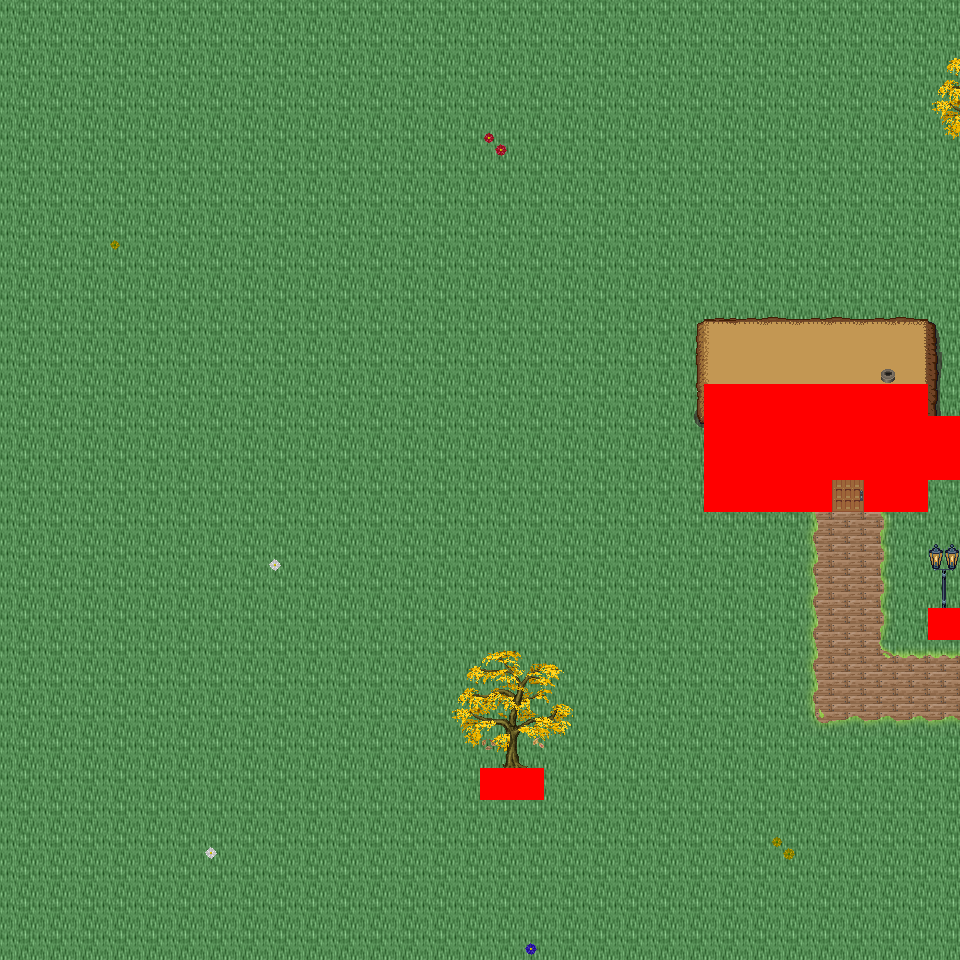

Rendered tile map (Tiled .tmx) drawn with the repository's tilesets; below, a short description and the map source with its tile grids summarised:
An orthogonal 30x30 tile map with 32x32 px tiles, 6 tile layers (Ground, Object, Object2, Above, ...), 34 tilesets and 5 objects (5x mapExit).

<map version="1.0" orientation="orthogonal" renderorder="right-down" width="30" height="30" tilewidth="32" tileheight="32" nextobjectid="6">
  <tileset firstgid="1" name="tileset_logic_collision" tilewidth="32" tileheight="32" tilecount="1" columns="1">
    <image source="../drawable/tileset_logic_collision.png" width="32" height="32" />
  </tileset>
  <tileset firstgid="2" name="tileset_ground_ridge_earth_pale" tilewidth="32" tileheight="32" tilecount="96" columns="12">
    <image source="../drawable/tileset_ground_ridge_earth_pale.png" width="384" height="256" />
  </tileset>
  <tileset firstgid="98" name="tileset_ground_ridge_earth_dark" tilewidth="32" tileheight="32" tilecount="96" columns="12">
    <image source="../drawable/tileset_ground_ridge_earth_dark.png" width="384" height="256" />
  </tileset>
  <tileset firstgid="194" name="tileset_ground_ground" tilewidth="32" tileheight="32" tilecount="33" columns="3">
    <image source="../drawable/tileset_ground_ground.png" width="96" height="352" />
  </tileset>
  <tileset firstgid="227" name="tileset_building_castle" tilewidth="32" tileheight="32" tilecount="320" columns="20">
    <image source="../drawable/tileset_building_castle.png" width="640" height="512" />
  </tileset>
  <tileset firstgid="547" name="tileset_ground_grass_corners" tilewidth="32" tileheight="32" tilecount="24" columns="6">
    <image source="../drawable/tileset_ground_grass_corners.png" width="192" height="128" />
  </tileset>
  <tileset firstgid="571" name="tileset_ground_grass_edges" tilewidth="32" tileheight="32" tilecount="36" columns="12">
    <image source="../drawable/tileset_ground_grass_edges.png" width="384" height="96" />
  </tileset>
  <tileset firstgid="607" name="tileset_item_pot_barrels_1" tilewidth="32" tileheight="32" tilecount="8" columns="4">
    <image source="../drawable/tileset_item_pot_barrels_1.png" width="128" height="64" />
  </tileset>
  <tileset firstgid="615" name="tileset_item_weapon_cannon" tilewidth="32" tileheight="32" tilecount="12" columns="3">
    <image source="../drawable/tileset_item_weapon_cannon.png" width="96" height="128" />
  </tileset>
  <tileset firstgid="627" name="tileset_building_door_door" tilewidth="32" tileheight="32" tilecount="6" columns="3">
    <image source="../drawable/tileset_building_door_door.png" width="96" height="64" />
  </tileset>
  <tileset firstgid="633" name="tileset_building_door_closed" tilewidth="32" tileheight="32" tilecount="1" columns="1">
    <image source="../drawable/tileset_building_door_closed.png" width="32" height="32" />
  </tileset>
  <tileset firstgid="634" name="tileset_building_window_window_centered" tilewidth="32" tileheight="32" tilecount="1" columns="1">
    <image source="../drawable/tileset_building_window_window_centered.png" width="32" height="32" />
  </tileset>
  <tileset firstgid="635" name="tileset_building_decoration_chimney_big" tilewidth="32" tileheight="32" tilecount="2" columns="1">
    <image source="../drawable/tileset_building_decoration_chimney_big.png" width="32" height="64" />
  </tileset>
  <tileset firstgid="637" name="tileset_building_tan_building" tilewidth="32" tileheight="32" tilecount="24" columns="4">
    <image source="../drawable/tileset_building_tan_building.png" width="128" height="192" />
  </tileset>
  <tileset firstgid="661" name="tileset_building_museum" tilewidth="32" tileheight="32" tilecount="56" columns="7">
    <image source="../drawable/tileset_building_museum.png" width="224" height="256" />
  </tileset>
  <tileset firstgid="717" name="tileset_building_decoration_chimney" tilewidth="32" tileheight="32" tilecount="2" columns="1">
    <image source="../drawable/tileset_building_decoration_chimney.png" width="32" height="64" />
  </tileset>
  <tileset firstgid="719" name="tileset_plant_tree_fall_trees" tilewidth="32" tileheight="32" tilecount="40" columns="8">
    <image source="../drawable/tileset_plant_tree_fall_trees.png" width="256" height="160" />
  </tileset>
  <tileset firstgid="759" name="tileset_plant_leaves" tilewidth="32" tileheight="32" tilecount="8" columns="4">
    <image source="../drawable/tileset_plant_leaves.png" width="128" height="64" />
  </tileset>
  <tileset firstgid="767" name="tileset_plant_vine" tilewidth="32" tileheight="32" tilecount="3" columns="1">
    <image source="../drawable/tileset_plant_vine.png" width="32" height="96" />
  </tileset>
  <tileset firstgid="770" name="tileset_item_pot_pot_burgundy" tilewidth="32" tileheight="32" tilecount="1" columns="1">
    <image source="../drawable/tileset_item_pot_pot_burgundy.png" width="32" height="32" />
  </tileset>
  <tileset firstgid="771" name="tileset_building_stairs_stairs_grey" tilewidth="32" tileheight="32" tilecount="6" columns="3">
    <image source="../drawable/tileset_building_stairs_stairs_grey.png" width="96" height="64" />
  </tileset>
  <tileset firstgid="777" name="tileset_furniture_light_lamp_blue" tilewidth="32" tileheight="32" tilecount="3" columns="1">
    <image source="../drawable/tileset_furniture_light_lamp_blue.png" width="32" height="96" />
  </tileset>
  <tileset firstgid="780" name="tileset_light_dim_light_7x5" tilewidth="32" tileheight="32" tilecount="35" columns="7">
    <image source="../drawable/tileset_light_dim_light_7x5.png" width="224" height="160" />
  </tileset>
  <tileset firstgid="815" name="tileset_plant_flower_daisy_blue" tilewidth="32" tileheight="32" tilecount="8" columns="2">
    <image source="../drawable/tileset_plant_flower_daisy_blue.png" width="64" height="128" />
  </tileset>
  <tileset firstgid="823" name="tileset_plant_flower_daisy_red" tilewidth="32" tileheight="32" tilecount="8" columns="2">
    <image source="../drawable/tileset_plant_flower_daisy_red.png" width="64" height="128" />
  </tileset>
  <tileset firstgid="831" name="tileset_plant_flower_daisy_white" tilewidth="32" tileheight="32" tilecount="8" columns="2">
    <image source="../drawable/tileset_plant_flower_daisy_white.png" width="64" height="128" />
  </tileset>
  <tileset firstgid="839" name="tileset_plant_flower_daisy_yellow" tilewidth="32" tileheight="32" tilecount="8" columns="2">
    <image source="../drawable/tileset_plant_flower_daisy_yellow.png" width="64" height="128" />
  </tileset>
  <tileset firstgid="847" name="tileset_ground_ground_3" tilewidth="32" tileheight="32" tilecount="5" columns="5">
    <image source="../drawable/tileset_ground_ground_3.png" width="160" height="32" />
  </tileset>
  <tileset firstgid="852" name="tileset_building_cottage" tilewidth="32" tileheight="32" tilecount="256" columns="16">
    <image source="../drawable/tileset_building_cottage.png" width="512" height="512" />
  </tileset>
  <tileset firstgid="1108" name="tileset_building_roof_thatched_roof" tilewidth="32" tileheight="32" tilecount="256" columns="16">
    <image source="../drawable/tileset_building_roof_thatched_roof.png" width="512" height="512" />
  </tileset>
  <tileset firstgid="1364" name="tileset_building_door_doors" tilewidth="32" tileheight="32" tilecount="256" columns="16">
    <image source="../drawable/tileset_building_door_doors.png" width="512" height="512" />
  </tileset>
  <tileset firstgid="1620" name="tileset_building_window_windows" tilewidth="32" tileheight="32" tilecount="256" columns="16">
    <image source="../drawable/tileset_building_window_windows.png" width="512" height="512" />
  </tileset>
  <tileset firstgid="1876" name="tileset_logic_portal" tilewidth="32" tileheight="32" tilecount="24" columns="8">
    <image source="../drawable/tileset_logic_portal.png" width="256" height="96" />
  </tileset>
  <tileset firstgid="1900" name="tileset_building_decoration_banner" tilewidth="32" tileheight="32" tilecount="12" columns="1">
    <image source="../drawable/tileset_building_decoration_banner.png" width="32" height="384" />
  </tileset>
  <layer name="Ground" width="30" height="30">
    <data>[900 cells, 900 non-empty, 2 distinct tile ids]</data>
  </layer>
  <layer name="Object" width="30" height="30">
    <data>[900 cells, 50 non-empty, 18 distinct tile ids]</data>
  </layer>
  <layer name="Object2" width="30" height="30">
    <data>[900 cells, 11 non-empty, 10 distinct tile ids]</data>
  </layer>
  <layer name="Above" width="30" height="30">
    <data>[900 cells, 65 non-empty, 40 distinct tile ids]</data>
  </layer>
  <layer name="Above2" width="30" height="30">
    <data>[900 cells, 1 non-empty, 1 distinct tile ids]</data>
  </layer>
  <layer name="Walkable" width="30" height="30">
    <data>[900 cells, 32 non-empty, 1 distinct tile ids]</data>
  </layer>
  <objectgroup name="MapEvents">
    <object id="1" name="north" type="mapExit" x="0" y="0" width="960" height="32">
      <properties>
        <property name="map" value="level_0_x51_y59" />
        <property name="x" value="0" />
        <property name="y" value="28" />
      </properties>
    </object>
    <object id="2" name="south" type="mapExit" x="0" y="928" width="960" height="32">
      <properties>
        <property name="map" value="level_0_x51_y61" />
        <property name="x" value="0" />
        <property name="y" value="1" />
      </properties>
    </object>
    <object id="3" name="east" type="mapExit" x="928" y="0" width="32" height="416">
      <properties>
        <property name="map" value="level_0_x52_y60" />
        <property name="x" value="1" />
        <property name="y" value="0" />
      </properties>
    </object>
    <object id="4" name="east2" type="mapExit" x="928" y="480" width="32" height="128">
      <properties>
        <property name="map" value="level_0_x52_y60" />
        <property name="x" value="1" />
        <property name="y" value="15" />
      </properties>
    </object>
    <object id="5" name="east3" type="mapExit" x="928" y="640" width="32" height="320">
      <properties>
        <property name="map" value="level_0_x52_y60" />
        <property name="x" value="1" />
        <property name="y" value="20" />
      </properties>
    </object>
  </objectgroup>
</map>
